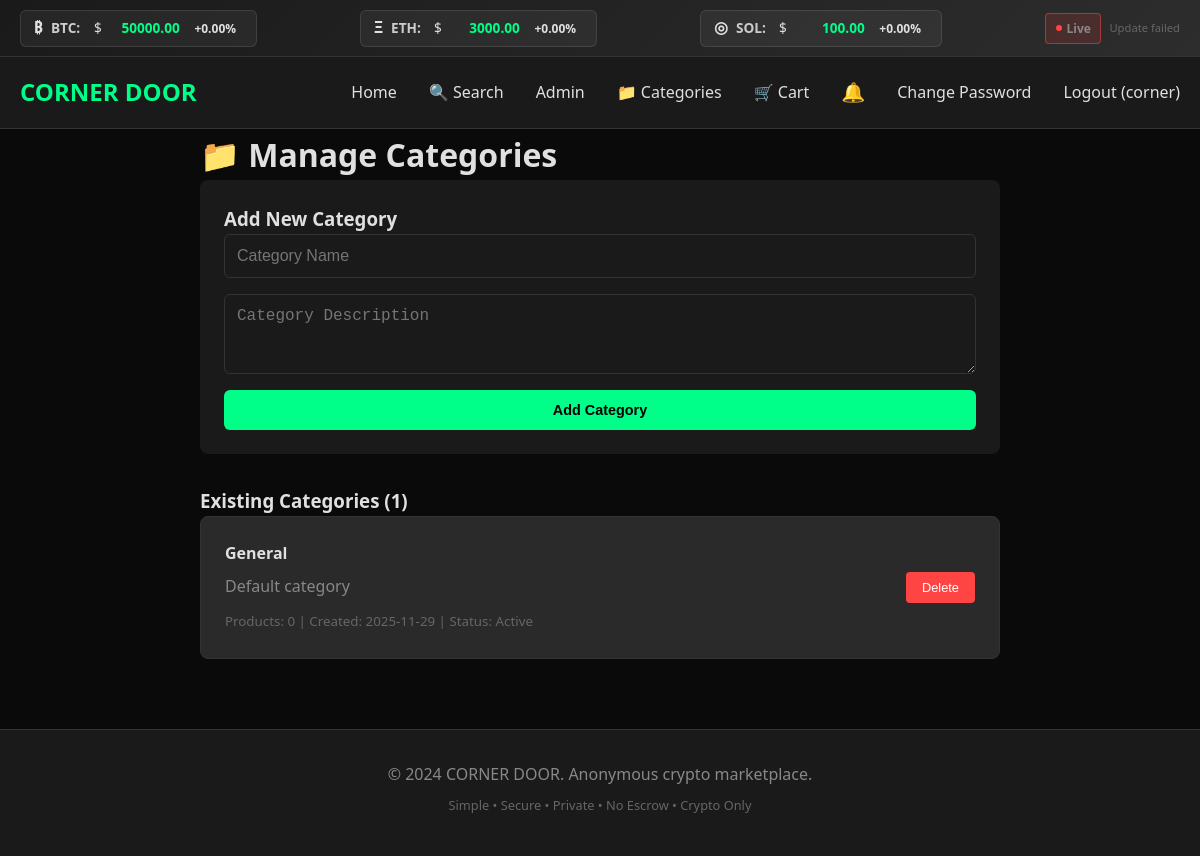
Page /admin/categories (signed in) on the committed database.
### app.py (models this page shows, shortened)
class User(UserMixin, db.Model):
    id = db.Column(db.Integer, primary_key=True)
    username = db.Column(db.String(80), unique=True, nullable=False)
    password_hash = db.Column(db.String(120), nullable=False)
    recovery_phrase = db.Column(db.String(200))
    created_at = db.Column(db.DateTime, default=datetime.utcnow)
    is_active = db.Column(db.Boolean, default=True)
    is_admin = db.Column(db.Boolean, default=False)
    ip_hash = db.Column(db.String(64))
    unread_notifications = db.Column(db.Integer, default=0)
    unread_messages = db.Column(db.Integer, default=0)

class Category(db.Model):
    id = db.Column(db.Integer, primary_key=True)
    name = db.Column(db.String(50), unique=True, nullable=False)
    description = db.Column(db.Text)
    is_active = db.Column(db.Boolean, default=True)
    created_at = db.Column(db.DateTime, default=datetime.utcnow)
    products = db.relationship('Product', backref='category', lazy=True)

### app.py (the view, shortened to what this page needs)
@app.route('/admin/categories', methods=['GET', 'POST'])
@login_required
def admin_categories():
    if not current_user.is_admin:
        flash('Access denied', 'error')
        return redirect(url_for('index'))
    categories = Category.query.all()
    return render_template('admin/categories.html', categories=categories)

### app.py (called while the page is built)
@app.context_processor
def utility_processor():
    return dict(usd_to_crypto=usd_to_crypto)

@login_manager.user_loader
def load_user(user_id):
    return db.session.get(User, int(user_id))

### templates/admin/categories.html (shortened to what this page needs)
{% extends "base.html" %}
{% block content %}
<div style="max-width: 800px; margin: 0 auto;">
    <h1>📁 Manage Categories</h1>
    <div style="background-color: #1a1a1a; padding: 1.5rem; border-radius: 8px; margin-bottom: 2rem;">
        <h3>Add New Category</h3>
        <form method="POST">
            <div style="display: grid; gap: 1rem;">
                <input type="text" class="form-control" name="name" placeholder="Category Name" required>
                <textarea class="form-control" name="description" placeholder="Category Description" rows="3"></textarea>
                <button type="submit" class="btn">Add Category</button>
            </div>
        </form>
    </div>
    <h3>Existing Categories ({{ categories|length }})</h3>
    <div style="display: grid; gap: 1rem;">
        {% for category in categories %}
        <div style="background-color: #2a2a2a; padding: 1.5rem; border-radius: 8px; border: 1px solid #333;">
            <div style="display: flex; justify-content: between; align-items: center;">
                <div style="flex-grow: 1;">
                    <h4>{{ category.name }}</h4>
                    <p style="color: #888; margin: 0.5rem 0;">{{ category.description }}</p>
                    <small style="color: #666;">
                        Products: {{ category.products|length }} |
                        Created: {{ category.created_at.strftime('%Y-%m-%d') }} |
                        Status: {{ 'Active' if category.is_active else 'Inactive' }}
                    </small>
                </div>
                <div>
                    <button onclick="deleteCategory({{ category.id }})" class="delete-btn">
                        Delete
                    </button>
                </div>
            </div>
        </div>
        {% endfor %}
    </div>
</div>
{% endblock %}

### templates/base.html (shortened to what this page needs)
<!DOCTYPE html>
<html lang="en">
<head>
    <link rel="stylesheet" href="{{ url_for('static', filename='css/style.css') }}">
</head>
<body>
    <div class="crypto-ticker">
        <div class="container ticker-content">
            <div class="ticker-item">
                <span class="crypto-logo">₿</span>
                <span class="crypto-name">BTC:</span>
                $<span class="price" id="btc-price">{{ "%.2f"|format(crypto_prices.BTC) if crypto_prices else "50000.00" }}</span>
                <span class="price-change" id="btc-change">+0.00%</span>
            </div>
            <div class="ticker-item">
                <span class="crypto-logo">Ξ</span>
                <span class="crypto-name">ETH:</span>
                $<span class="price" id="eth-price">{{ "%.2f"|format(crypto_prices.ETH) if crypto_prices else "3000.00" }}</span>
                <span class="price-change" id="eth-change">+0.00%</span>
            </div>
            <div class="ticker-item">
                <span class="crypto-logo">◎</span>
                <span class="crypto-name">SOL:</span>
                $<span class="price" id="sol-price">{{ "%.2f"|format(crypto_prices.SOL) if crypto_prices else "100.00" }}</span>
                <span class="price-change" id="sol-change">+0.00%</span>
            </div>
            <div class="ticker-status">
                <span class="status-indicator" id="status-indicator">
                    <span class="status-dot"></span>
                    <span class="status-text">Live</span>
                </span>
                <span class="last-update" id="last-update">Updating...</span>
            </div>
        </div>
    </div>
    <header>
        <nav class="container">
            <div class="logo">CORNER DOOR</div>
            <div class="nav-links">
                <a href="{{ url_for('index') }}">Home</a>
                <a href="{{ url_for('search') }}">🔍 Search</a>
                {% if current_user.is_authenticated %}
                    {% if current_user.is_admin %}
                        <a href="{{ url_for('admin_dashboard') }}">Admin</a>
                    {% endif %}
                    {% if current_user.is_admin %}
                       <a href="{{ url_for('admin_categories') }}">📁 Categories</a>
                    {% endif %}
                    <a href="{{ url_for('view_cart') }}">🛒 Cart</a>
                    <div class="notification-bell">
                        <a href="{{ url_for('notifications') }}" class="notification-link">
                            🔔
                        </a>
                    </div>
                    <a href="{{ url_for('change_password') }}">Change Password</a>
                    <a href="{{ url_for('logout') }}">Logout ({{ current_user.username }})</a>
                {% else %}
                    <a href="{{ url_for('login') }}">Login</a>
                    <a href="{{ url_for('register') }}">Register</a>
                {% endif %}
            </div>
        </nav>
    </header>
    <main class="container">
        {% block content %}{% endblock %}
    </main>
    <footer>
        <div class="container">
            <p>&copy; 2024 CORNER DOOR. Anonymous crypto marketplace.</p>
            <p style="font-size: 0.8rem; color: #666; margin-top: 0.5rem;">
                Simple • Secure • Private • No Escrow • Crypto Only
            </p>
        </div>
    </footer>
</body>
</html>

### static/css/style.css (style rules this page uses)
* { margin: 0; padding: 0; box-sizing: border-box; }
body { font-family: 'Segoe UI', Tahoma, Geneva, Verdana, sans-serif; line-height: 1.6; color: #333; background-color: #0a0a0a; color: #e0e0e0; min-height: 100vh; }
.container { max-width: 1200px; margin: 0 auto; padding: 0 20px; }
.crypto-ticker { background: linear-gradient(135deg, #1a1a1a 0%, #2d2d2d 100%); border-bottom: 1px solid #333; padding: 0.6rem 0; font-size: 0.85rem; font-weight: 500; backdrop-filter: blur(10px); }
.ticker-content { display: flex; justify-content: space-between; align-items: center; flex-wrap: wrap; gap: 1.5rem; }
.ticker-item { color: #e0e0e0; display: flex; align-items: center; gap: 0.5rem; padding: 0.3rem 0.8rem; background: rgba(255, 255, 255, 0.05); border-radius: 6px; border: 1px solid rgba(255, 255, 255, 0.1); transition: all 0.3s ease; }
.crypto-logo { font-weight: bold; font-size: 1rem; }
.crypto-name { color: #ccc; font-weight: 600; min-width: 35px; }
.ticker-item .price { color: #00ff88; font-weight: bold; min-width: 70px; text-align: right; }
.price-change { font-size: 0.75rem; padding: 0.2rem 0.4rem; border-radius: 4px; font-weight: 600; min-width: 55px; text-align: center; }
.ticker-status { display: flex; align-items: center; gap: 0.5rem; color: #888; font-size: 0.75rem; }
.status-indicator { display: flex; align-items: center; gap: 0.3rem; padding: 0.3rem 0.6rem; border-radius: 4px; background: rgba(0, 255, 136, 0.1); border: 1px solid rgba(0, 255, 136, 0.3); }
.status-indicator.error { background: rgba(255, 68, 68, 0.15); border-color: rgba(255, 68, 68, 0.5); }
.status-dot { width: 6px; height: 6px; border-radius: 50%; background: #00ff88; animation: blink 2s infinite; }
.status-indicator.error .status-dot { background: #ff4444; animation: none; }
.status-text { font-weight: 600; }
.last-update { color: #666; font-size: 0.7rem; }
header { background-color: #1a1a1a; border-bottom: 1px solid #333; padding: 1rem 0; position: sticky; top: 0; z-index: 1000; }
nav { display: flex; justify-content: space-between; align-items: center; }
.logo { font-size: 1.5rem; font-weight: bold; color: #00ff88; text-decoration: none; }
.nav-links { display: flex; gap: 2rem; align-items: center; }
.nav-links a { color: #e0e0e0; text-decoration: none; transition: color 0.3s; font-weight: 500; }
.notification-bell { position: relative; display: inline-block; }
.notification-link { text-decoration: none; font-size: 1.2rem; position: relative; }
main { padding: 2rem 0; min-height: calc(100vh - 200px); }
.btn { display: inline-block; background-color: #00ff88; color: #000; padding: 0.75rem 1.5rem; text-decoration: none; border-radius: 6px; font-weight: bold; border: none; cursor: pointer; transition: all 0.3s ease; text-align: center; font-size: 0.9rem; }
.delete-btn { background-color: #ff4444; color: white; border: none; padding: 0.5rem 1rem; border-radius: 4px; cursor: pointer; font-size: 0.8rem; transition: all 0.3s; }
.form-control { width: 100%; padding: 0.75rem; border: 1px solid #333; border-radius: 6px; background-color: #1a1a1a; color: #fff; font-size: 1rem; transition: border-color 0.3s; }
footer { background-color: #1a1a1a; border-top: 1px solid #333; padding: 2rem 0; text-align: center; color: #888; margin-top: auto; }
footer p { margin-bottom: 0.5rem; }

### rows in the picture
User: username "corner"
Category: name "General", description "Default category", products|length "0", created_at "2025-11-29", is_active "Active"

### other values in the picture
{{ "%.2f"|format(crypto_prices.BTC) if crypto_prices else "50000.00" }} "50000.00"
{{ "%.2f"|format(crypto_prices.ETH) if crypto_prices else "3000.00" }} "3000.00"
{{ "%.2f"|format(crypto_prices.SOL) if crypto_prices else "100.00" }} "100.00"
{{ categories|length }} "1"
